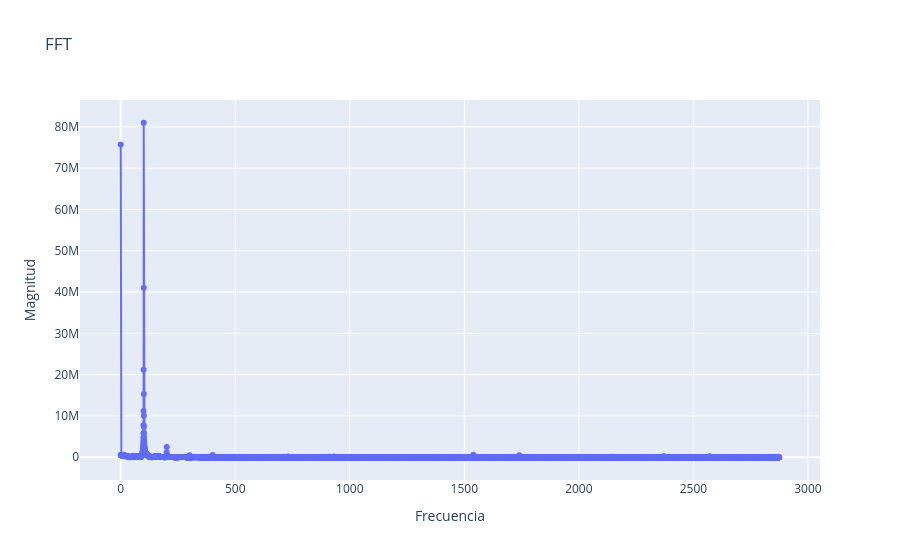

Here is the notebook cell this chart was saved with:
### Code cell
fig = go.Figure()

fig.add_trace(go.Scatter(
    x = freqs[idxs],
    y=magnitud[idxs],
    mode='lines',
    name='Valores concatenados'
))

fig.update_layout(
    title='FFT',
    xaxis_title='Frecuencia',
    yaxis_title='Magnitud',
    hovermode='x unified'
)

fig.show()

### Figure 1 — Plotly figure (JSON) as saved in the notebook; plotly's stock layout.template omitted (floating-point values rounded to 4 significant figures; data arrays with more than 128 entries replaced by an {"elided": "..."} marker saying what was removed)
{"data": [{"mode": "lines+markers", "name": "Valores concatenados", "type": "scatter", "x": {"elided": "11243 float values"}, "y": {"elided": "11243 float values"}}], "layout": {"hovermode": "x unified", "title": {"text": "FFT"}, "xaxis": {"title": {"text": "Frecuencia"}}, "yaxis": {"title": {"text": "Magnitud"}}}}
